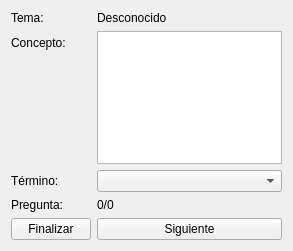
<?xml version="1.0" encoding="UTF-8"?>
<ui version="4.0">
 <class>PreguntaForm</class>
 <widget class="QWidget" name="PreguntaForm">
  <property name="geometry">
   <rect>
    <x>0</x>
    <y>0</y>
    <width>293</width>
    <height>251</height>
   </rect>
  </property>
  <property name="windowTitle">
   <string>Form</string>
  </property>
  <layout class="QFormLayout" name="formLayout">
   <item row="0" column="0">
    <widget class="QLabel" name="label_3">
     <property name="text">
      <string>Tema:</string>
     </property>
    </widget>
   </item>
   <item row="0" column="1">
    <widget class="QLabel" name="lblTema">
     <property name="text">
      <string>Desconocido</string>
     </property>
    </widget>
   </item>
   <item row="1" column="0">
    <widget class="QLabel" name="label">
     <property name="text">
      <string>Concepto:</string>
     </property>
    </widget>
   </item>
   <item row="1" column="1">
    <widget class="QTextEdit" name="txtConcepto">
     <property name="readOnly">
      <bool>true</bool>
     </property>
    </widget>
   </item>
   <item row="2" column="0">
    <widget class="QLabel" name="label_2">
     <property name="text">
      <string>Término:</string>
     </property>
    </widget>
   </item>
   <item row="2" column="1">
    <widget class="QComboBox" name="cmbTerminos"/>
   </item>
   <item row="3" column="0">
    <widget class="QLabel" name="label_4">
     <property name="text">
      <string>Pregunta:</string>
     </property>
    </widget>
   </item>
   <item row="3" column="1">
    <widget class="QLabel" name="lblContador">
     <property name="text">
      <string>0/0</string>
     </property>
    </widget>
   </item>
   <item row="4" column="0">
    <widget class="QPushButton" name="btnEnd">
     <property name="text">
      <string>Finalizar</string>
     </property>
    </widget>
   </item>
   <item row="4" column="1">
    <widget class="QPushButton" name="btnNext">
     <property name="text">
      <string>Siguiente</string>
     </property>
    </widget>
   </item>
  </layout>
 </widget>
 <resources/>
 <connections/>
</ui>
